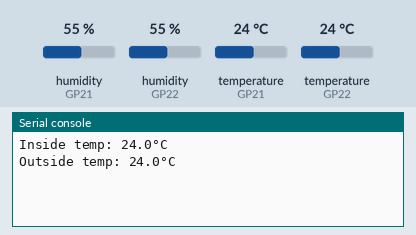
A program run on a simulated Raspberry Pi Pico running CircuitPython. Parts: the last lines printed to the serial console. Inputs (shaded band) come from the test bench; at power-on: temperature (sensors on GP21, GP22) 24 °C, humidity (sensors on GP21, GP22) 55 %.

Above: at 1.2 s.
1.3 s: temperature (sensor on GP21) set to 12 °C
At 10.94 s:
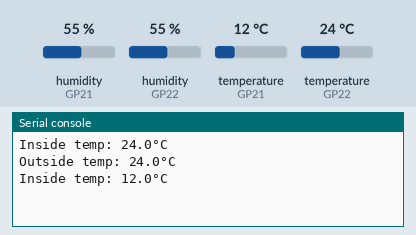
11.8 s: temperature (sensor on GP22) set to 12 °C
At 22.1 s:
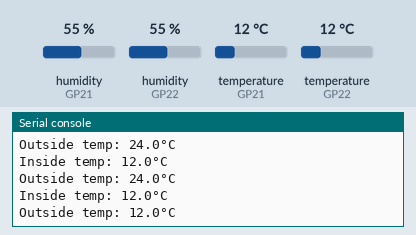
22.3 s: temperature (sensor on GP21) set to 19 °C
At 32.6 s:
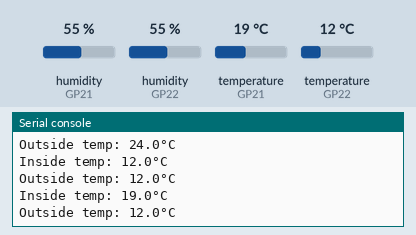
32.8 s: temperature (sensor on GP22) set to 19 °C
At 43.6 s:
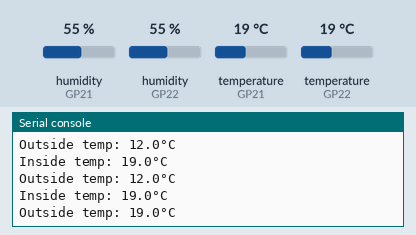
Timing chart, 0 to 44.3 s (numbered marks = the images above; inputs shaded):
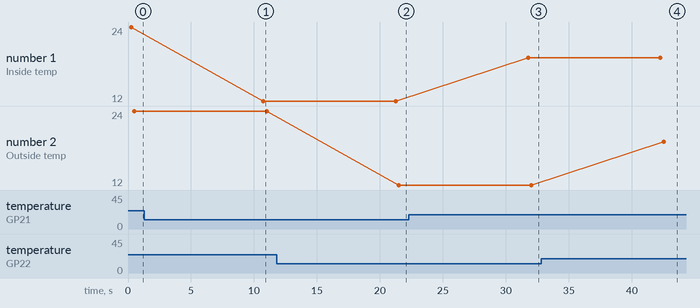

The program:

broken.py
```python
import board
import adafruit_dht
import time

in_sensor = adafruit_dht.DHT22(board.GP21)
out_sensor = adafruit_dht.DHT22(board.GP22)
while True:
    print(f'Inside temp: {in_sensor.temperature}°C')
    print(f'Outside temp: {out_sensor.temperature}°C')
    time.sleep(10)
```

Measured:
- after the input at 1.3 s, the serial console: prints a new line after 9.5 s (image 1)
- after the input at 11.8 s, the serial console: prints a new line after 9.7 s (image 2)
- after the input at 22.3 s, the serial console: prints a new line after 9.5 s (image 3)
- after the input at 32.8 s, the serial console: prints a new line after 9.7 s (image 4)
- plotted number 1: 24 → 12 after the input at 1.3 s, 12 → 19 after the input at 22.3 s
